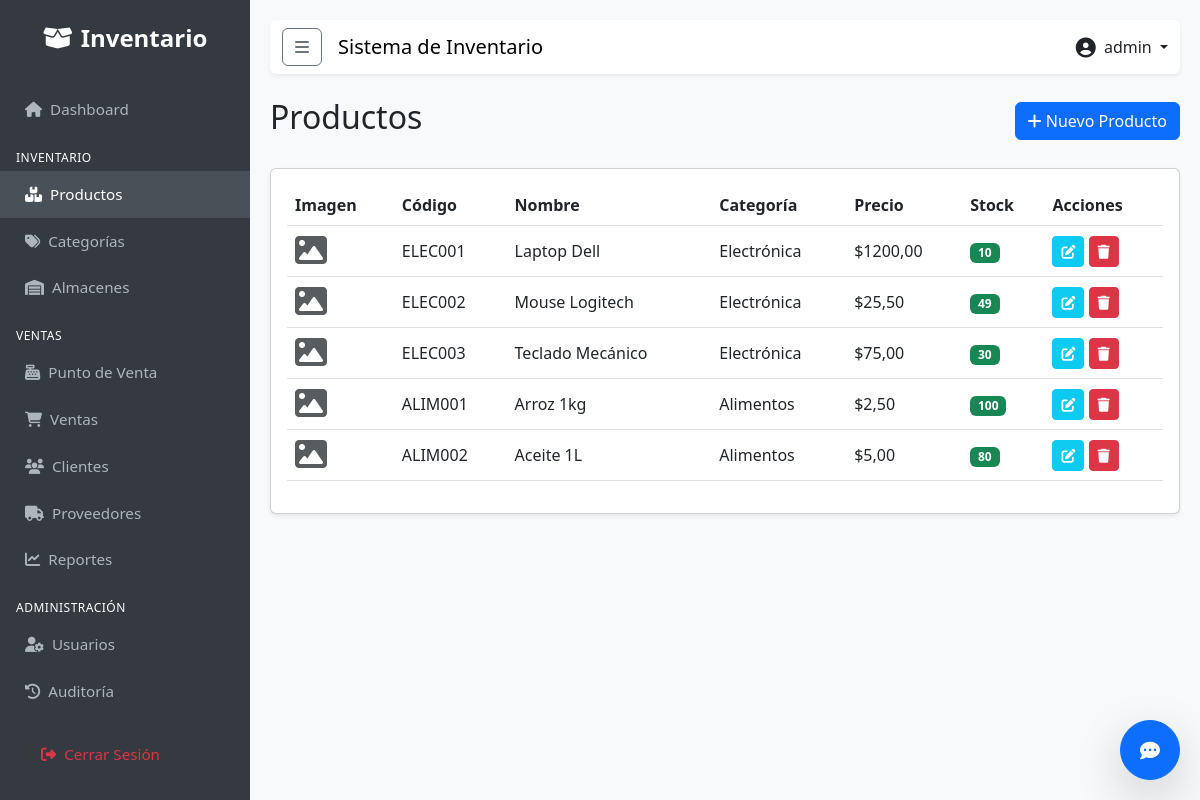
The app's page /inventory/products/ (signed in) with its own data.
### apps/users/models.py (models this page shows, shortened)
class User(AbstractUser):
    class Role(models.TextChoices):
        ADMIN = 'ADMIN', _('Administrador')
        SELLER = 'SELLER', _('Vendedor')
        WAREHOUSE = 'WAREHOUSE', _('Almacenista')
    role = models.CharField(
        max_length=50,
        choices=Role.choices,
        default=Role.SELLER,
        verbose_name=_('Rol')
    )
    phone = models.CharField(max_length=20, blank=True, null=True, verbose_name=_('Teléfono'))
    class Meta:
        verbose_name = _('Usuario')
        verbose_name_plural = _('Usuarios')

### apps/inventory/models.py (models this page shows, shortened)
class Product(models.Model):
    code = models.CharField(max_length=50, unique=True, verbose_name=_('Código'))
    name = models.CharField(max_length=200, verbose_name=_('Nombre'))
    description = models.TextField(blank=True, verbose_name=_('Descripción'))
    category = models.ForeignKey(Category, on_delete=models.PROTECT, verbose_name=_('Categoría'))
    price = models.DecimalField(max_digits=10, decimal_places=2, verbose_name=_('Precio de Venta'))
    cost = models.DecimalField(max_digits=10, decimal_places=2, verbose_name=_('Costo'))
    stock = models.IntegerField(default=0, verbose_name=_('Stock Actual'))
    min_stock = models.IntegerField(default=5, verbose_name=_('Stock Mínimo'))
    image = models.ImageField(upload_to='products/', blank=True, null=True, verbose_name=_('Imagen'))
    created_at = models.DateTimeField(auto_now_add=True)
    updated_at = models.DateTimeField(auto_now=True)
    class Meta:
        verbose_name = _('Producto')
        verbose_name_plural = _('Productos')

class Category(models.Model):
    name = models.CharField(max_length=100, unique=True, verbose_name=_('Nombre'))
    description = models.TextField(blank=True, verbose_name=_('Descripción'))
    created_at = models.DateTimeField(auto_now_add=True)
    class Meta:
        verbose_name = _('Categoría')
        verbose_name_plural = _('Categorías')

### apps/inventory/views.py (the view)
# urls.py: path('products/', ProductListView.as_view(), name='product_list'),
class ProductListView(LoginRequiredMixin, ListView):
    model = Product
    template_name = 'inventory/product_list.html'
    context_object_name = 'products'
    paginate_by = 10

### templates/inventory/product_list.html (shortened to what this page needs)
{% extends 'base.html' %}
{% block content %}
<div class="d-flex justify-content-between align-items-center mb-4">
    <h2>Productos</h2>
    <a href="{% url 'inventory:product_add' %}" class="btn btn-primary">
        <i class="fas fa-plus"></i> Nuevo Producto
    </a>
</div>
<div class="card shadow-sm">
    <div class="card-body">
        <div class="table-responsive">
            <table class="table table-hover align-middle">
                <thead>
                    <tr>
                        <th>Imagen</th>
                        <th>Código</th>
                        <th>Nombre</th>
                        <th>Categoría</th>
                        <th>Precio</th>
                        <th>Stock</th>
                        <th>Acciones</th>
                    </tr>
                </thead>
                <tbody>
                    {% for product in products %}
                    <tr>
                        <td>
                            {% if product.image %}
                            <img src="{{ product.image.url }}" alt="{{ product.name }}"
                                style="width: 50px; height: 50px; object-fit: cover;" class="rounded">
                            {% else %}
                            <span class="text-muted"><i class="fas fa-image fa-2x"></i></span>
                            {% endif %}
                        </td>
                        <td>{{ product.code }}</td>
                        <td>{{ product.name }}</td>
                        <td>{{ product.category.name }}</td>
                        <td>${{ product.price }}</td>
                        <td>
                            <span
                                class="badge {% if product.stock <= product.min_stock %}bg-danger{% else %}bg-success{% endif %}">
                                {{ product.stock }}
                            </span>
                        </td>
                        <td>
                            <a href="{% url 'inventory:product_edit' product.pk %}"
                                class="btn btn-sm btn-info text-white" title="Editar">
                                <i class="fas fa-edit"></i>
                            </a>
                            <a href="{% url 'inventory:product_delete' product.pk %}" class="btn btn-sm btn-danger"
                                title="Eliminar">
                                <i class="fas fa-trash"></i>
                            </a>
                        </td>
                    </tr>
                    {% empty %}
                    <tr>
                        <td colspan="7" class="text-center text-muted py-4">No hay productos registrados.</td>
                    </tr>
                    {% endfor %}
                </tbody>
            </table>
        </div>
    </div>
</div>
{% endblock %}

### templates/base.html (shortened to what this page needs)
{% load static %}
<!DOCTYPE html>
<html lang="es">
<head>
    <link href="https://cdn.jsdelivr.net/npm/bootstrap@5.3.0/dist/css/bootstrap.min.css" rel="stylesheet">
    <link rel="stylesheet" href="https://cdnjs.cloudflare.com/ajax/libs/font-awesome/6.4.0/css/all.min.css">
</head>
<body>
    <div class="sidebar" id="sidebar">
        <div class="brand">
            <i class="fas fa-box-open me-2"></i>Inventario
        </div>
        <a href="{% url 'dashboard:index' %}"
            class="{% if request.resolver_match.app_name == 'dashboard' %}active{% endif %}">
            <i class="fas fa-home me-2"></i>Dashboard
        </a>
        <div class="sidebar-heading mt-3 px-3 mb-1">Inventario</div>
        <a href="{% url 'inventory:product_list' %}"
            class="{% if request.resolver_match.url_name == 'product_list' %}active{% endif %}">
            <i class="fas fa-boxes me-2"></i>Productos
        </a>
        <a href="{% url 'inventory:category_list' %}"
            class="{% if request.resolver_match.url_name == 'category_list' %}active{% endif %}">
            <i class="fas fa-tags me-2"></i>Categorías
        </a>
        <a href="{% url 'inventory:warehouse_list' %}"
            class="{% if request.resolver_match.url_name == 'warehouse_list' %}active{% endif %}">
            <i class="fas fa-warehouse me-2"></i>Almacenes
        </a>
        <div class="sidebar-heading mt-3 px-3 mb-1">Ventas</div>
        <a href="{% url 'sales:pos' %}" class="{% if request.resolver_match.url_name == 'pos' %}active{% endif %}">
            <i class="fas fa-cash-register me-2"></i>Punto de Venta
        </a>
        <a href="{% url 'sales:sale_list' %}"
            class="{% if request.resolver_match.url_name == 'sale_list' %}active{% endif %}">
            <i class="fas fa-shopping-cart me-2"></i>Ventas
        </a>
        <a href="{% url 'sales:client_list' %}"
            class="{% if request.resolver_match.url_name == 'client_list' %}active{% endif %}">
            <i class="fas fa-users me-2"></i>Clientes
        </a>
        <a href="{% url 'sales:supplier_list' %}"
            class="{% if request.resolver_match.url_name == 'supplier_list' %}active{% endif %}">
            <i class="fas fa-truck me-2"></i>Proveedores
        </a>
        <a href="{% url 'sales:sales_report' %}"
            class="{% if request.resolver_match.url_name == 'sales_report' %}active{% endif %}">
            <i class="fas fa-chart-line me-2"></i>Reportes
        </a>
        {% if user.is_superuser %}
        <div class="sidebar-heading mt-3 px-3 mb-1">Administración</div>
        <a href="{% url 'users:user_list' %}"
            class="{% if request.resolver_match.url_name == 'user_list' %}active{% endif %}">
            <i class="fas fa-user-cog me-2"></i>Usuarios
        </a>
        <a href="{% url 'users:audit_log' %}"
            class="{% if request.resolver_match.url_name == 'audit_log' %}active{% endif %}">
            <i class="fas fa-history me-2"></i>Auditoría
        </a>
        {% endif %}
        <div class="mt-auto p-3">
            <a href="{% url 'users:logout' %}" class="text-danger">
                <i class="fas fa-sign-out-alt me-2"></i>Cerrar Sesión
            </a>
        </div>
    </div>
    <div class="main-content">
        <nav class="navbar navbar-expand-lg navbar-light bg-white mb-4 shadow-sm rounded">
            <div class="container-fluid">
                <button class="btn btn-outline-secondary me-3" id="sidebarToggle">
                    <i class="fas fa-bars"></i>
                </button>
                <span class="navbar-brand mb-0 h1">Sistema de Inventario</span>
                <div class="ms-auto d-flex align-items-center">
                    <div class="dropdown">
                        <a class="nav-link dropdown-toggle" href="#" role="button" data-bs-toggle="dropdown">
                            <i class="fas fa-user-circle fa-lg me-1"></i> {{ user.username }}
                        </a>
                    </div>
                </div>
            </div>
        </nav>
        {% block content %}
        {% endblock %}
    </div>
    <div id="chat-widget" style="position: fixed; bottom: 20px; right: 20px; z-index: 1050;">
        <button id="chat-toggle" class="btn btn-primary rounded-circle shadow-lg" style="width: 60px; height: 60px;">
            <i class="fas fa-comment-dots fa-lg"></i>
        </button>
    </div>
</body>
</html>

### templates/base.html (style rules this page uses)
body { font-family: 'Segoe UI', Tahoma, Geneva, Verdana, sans-serif; background-color: #f8f9fa; }
.sidebar { height: 100vh; position: fixed; top: 0; left: 0; width: 250px; background-color: #343a40; padding-top: 20px; color: white; transition: all 0.3s; z-index: 1000; overflow-y: auto; }
.sidebar a { padding: 12px 25px; text-decoration: none; font-size: 0.95rem; color: #adb5bd; display: block; transition: 0.3s; }
.sidebar a:hover, .sidebar a.active { color: white; background-color: #495057; }
.sidebar .brand { font-size: 1.5rem; text-align: center; margin-bottom: 30px; color: white; font-weight: bold; }
.sidebar-heading { font-size: 0.75rem; text-transform: uppercase; letter-spacing: 0.5px; }
.main-content { margin-left: 250px; padding: 20px; transition: all 0.3s; }

### records on screen
User: username "admin"
Product: code "ELEC001", name "Laptop Dell", category.name "Electrónica", price "1200,00", stock "10"
Product: code "ELEC002", name "Mouse Logitech", category.name "Electrónica", price "25,50", stock "49"
Product: code "ELEC003", name "Teclado Mecánico", category.name "Electrónica", price "75,00", stock "30"
Product: code "ALIM001", name "Arroz 1kg", category.name "Alimentos", price "2,50", stock "100"
Product: code "ALIM002", name "Aceite 1L", category.name "Alimentos", price "5,00", stock "80"
